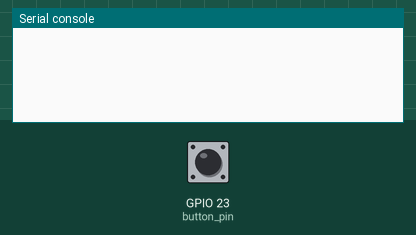
Simulated run of this program. Board: ESP32 board running MicroPython. Shown: the last lines printed to the serial console. Inputs (shaded band) come from the test bench; at power-on: GPIO 23 (button_pin) HIGH. No radio messages arrive unless stated (any console line starting 'radio sent:' is added by the test bench).

Above: at 1.2 s.
1.3 s: GPIO 23 (button_pin) pulled LOW for 0.15 s
At 1.49 s:
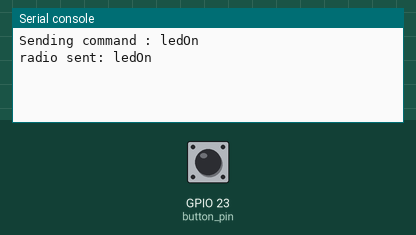
At 2.9 s:
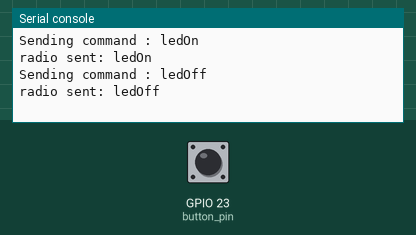

The program:

esp_now_async_button_click_sender.py
```python
import network
import aioespnow
import asyncio
from machine import Pin

# A WLAN interface must be active to send()/recv()
network.WLAN(network.STA_IF).active(True)

esp = aioespnow.AIOESPNow()  # Returns AIOESPNow enhanced with async support
esp.active(True)
peer = b'x!\x84\xc68\xb0'
esp.add_peer(peer)

# Create a function to send data when a button is pressed (optional)
button_pin = Pin(23, Pin.IN, Pin.PULL_UP)
debounce_delay = 50  # Adjust this value to your needs (milliseconds)


async def send_button_state(espnow):
    last_state = button_pin.value()
    while True:
        state = button_pin.value()
        if state != last_state:
            await asyncio.sleep_ms(debounce_delay)
            state = button_pin.value()
            if state != last_state:
                if state == 0:
                    message = "ledOn"
                    print(f"Sending command : {message}")
                    await espnow.asend(peer, message)
                else:
                    message = "ledOff"
                    print(f"Sending command : {message}")
                    await espnow.asend(peer, message)
                last_state = state
        await asyncio.sleep_ms(10)  # Adjust the polling interval as needed


asyncio.run(send_button_state(esp))
```

Measured:
- after the input at 1.3 s, the serial console: prints a new line after 0.06 s (image 1)
